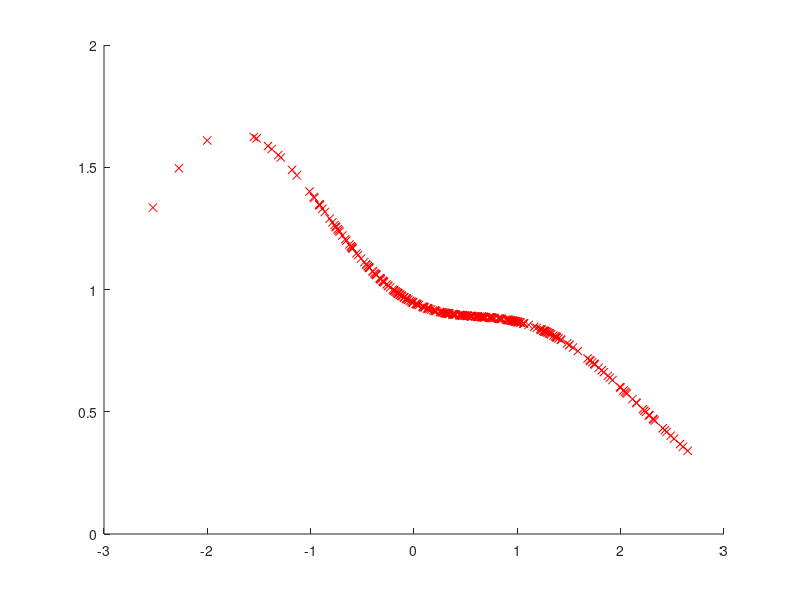

Write the MATLAB code that produced this figure.
n=300; x=randn(n,1); y=randn(n,1)+0.5;
hhs=2*[1 5 10].^2; ls=10.^[-3 -2 -1]; m=5; b=0.5;
x2=x.^2; xx=repmat(x2,1,n)+repmat(x2',n,1)-2*x*x';
y2=y.^2; yx=repmat(y2,1,n)+repmat(x2',n,1)-2*y*x';
u=floor(m*[0:n-1]/n)+1; u=u(randperm(n));
v=floor(m*[0:n-1]/n)+1; v=v(randperm(n));

g=zeros(length(hhs),length(ls),m);
for hk=1:length(hhs)
  hh=hhs(hk); k=exp(-xx/hh); r=exp(-yx/hh);
  for i=1:m
    ki=k(u~=i,:); ri=r(v~=i,:); h=mean(ki)';
    kc=k(u==i,:); rj=r(v==i,:);
    G=b*ki'*ki/sum(u~=i)+(1-b)*ri'*ri/sum(v~=i);
    for lk=1:length(ls)
      l=ls(lk); a=(G+l*eye(n))\h; kca=kc*a;
      g(hk,lk,i)=b*mean(kca.^2)+(1-b)*mean((rj*a).^2);
      g(hk,lk,i)=g(hk,lk,i)/2-mean(kca);
end, end, end
[gl,ggl]=min(mean(g,3),[],2); [gh1,gghl]=min(gl);
L=ls(ggl(gghl)); HH=hhs(gghl);
k=exp(-xx/HH); r=exp(-yx/HH);
s=r*((b*k'*k/n+(1-b)*r'*r/n+L*eye(n))\(mean(k)'));

figure(1); clf; hold on; plot(y,s,'rx');
